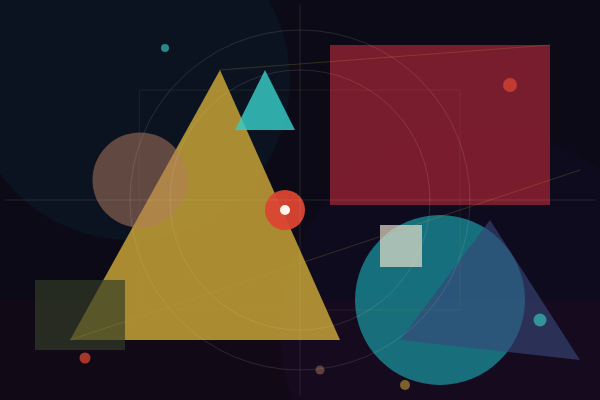
Frame 1 (no input)
Frame 2 (the mouse pressed at the canvas centre, redrawn once): identical to frame 1, image omitted

The p5.js sketch that drew this single still picture (run headless with seeded random() and noise() and a simulated clock; the mouse was pressed at the canvas centre and the sketch redrawn once):

// p5.js sketch
// ── sketch.js
function setup() {
  createCanvas(600, 400);
  noLoop();
}

function draw() {
  background(12, 10, 22);
  noStroke();

  fill(25, 15, 55, 70);
  ellipse(480, 330, 400, 400);
  fill(12, 50, 65, 60);
  ellipse(130, 80, 320, 320);
  fill(50, 12, 25, 40);
  rect(0, 300, 600, 100);

  fill(195, 160, 55, 220);
  triangle(70, 340, 220, 70, 340, 340);

  fill(135, 32, 48, 225);
  rect(330, 45, 220, 160);

  fill(25, 140, 150, 200);
  ellipse(440, 300, 170, 170);

  fill(180, 125, 95, 130);
  ellipse(140, 180, 95, 95);

  fill(55, 70, 120, 160);
  triangle(490, 220, 580, 360, 400, 340);

  fill(50, 60, 38, 170);
  rect(35, 280, 90, 70);

  fill(220, 68, 50, 240);
  ellipse(285, 210, 40, 40);
  fill(255, 245, 235);
  ellipse(285, 210, 10, 10);

  fill(55, 205, 200, 210);
  triangle(235, 130, 265, 70, 295, 130);

  fill(240, 230, 210, 170);
  rect(380, 225, 42, 42);

  stroke(195, 160, 55, 55);
  strokeWeight(1);
  line(70, 340, 580, 170);
  line(220, 70, 550, 45);

  stroke(220, 215, 205, 30);
  line(300, 5, 300, 395);
  line(5, 200, 595, 200);

  noFill();
  stroke(220, 215, 205, 35);
  strokeWeight(1);
  ellipse(300, 200, 260, 260);
  ellipse(300, 200, 340, 340);

  stroke(195, 160, 55, 25);
  rect(140, 90, 320, 220);

  noStroke();
  fill(220, 68, 50, 190);
  ellipse(510, 85, 14, 14);
  ellipse(85, 358, 11, 11);

  fill(55, 205, 200, 160);
  ellipse(540, 320, 13, 13);
  ellipse(165, 48, 8, 8);

  fill(195, 160, 55, 150);
  ellipse(405, 385, 10, 10);

  fill(180, 125, 95, 120);
  ellipse(320, 370, 9, 9);
}
